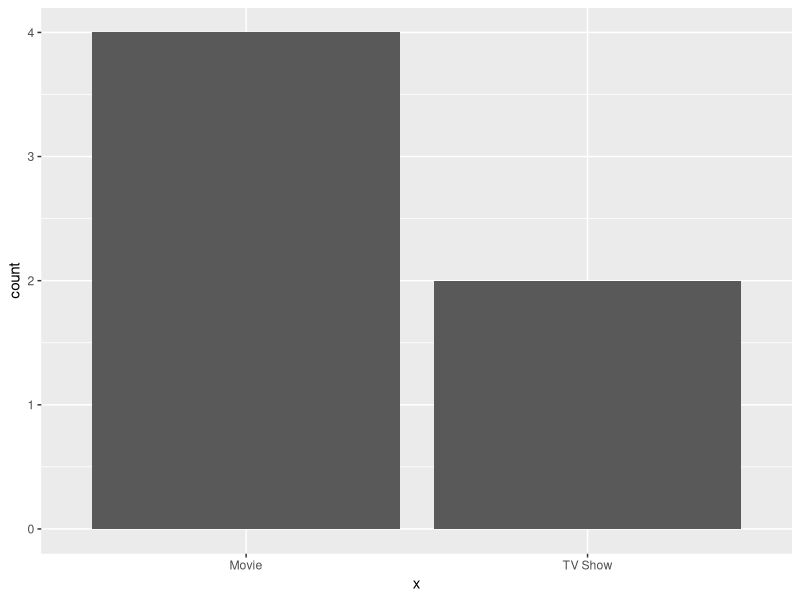

Reproduce this figure in R.
library(ggplot2)

x <- c("Movie", "TV Show", "Movie", "Movie", "TV Show", "Movie")

ggplot(data.frame(x), aes(x = x)) +
  geom_bar()
